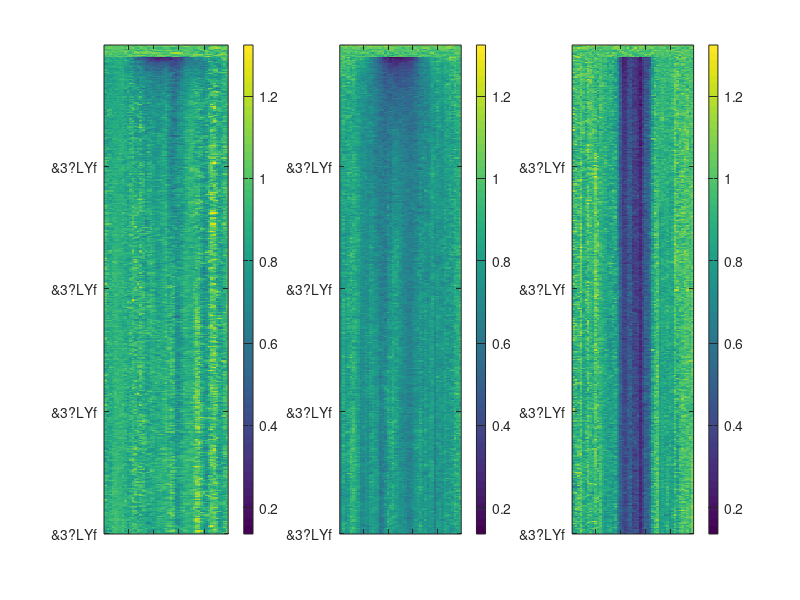

MATLAB code for this plot:
%%%%%%%%%%%%%%%%%%%%%%%%%%%%%%%%%%%%%%%%%%%%%%%%%%%%%%%%%%%%%%%%%%%%%%%%%%%
%Make combined FRAP averaged line image
%Joey Broussard
%Tian Lab, UC Davis
%07/12/2017
%
%This script makes an imagesc of the FRAP data from the G6m, GAP-G6m, and
%syph-G6m experiments
%
%%%%%%%%%%%%%%%%%%%%%%%%%%%%%%%%%%%%%%%%%%%%%%%%%%%%%%%%%%%%%%%%%%%%%%%%%%
clear all
close all

%loading in the data
load G6mcell3_dffImg.mat
G6mDFF_1avg = dff_1avg;
load GAPcell3_dffImg.mat
GapDFF_1avg = dff_1avg;
load syph-G6cell3_dffImg.mat
syphDFF_1avg = dff_1avg;

%Making the colormap limits for the images
allImg = cat(3,G6mDFF_1avg,GapDFF_1avg,syphDFF_1avg)+1;
cmap = [min(allImg(:)),max(allImg(:))];

%reading in the pixel size and time bin length
load scale.mat

figure;
%G6m
subplot(1,3,1)
imagesc(G6mDFF_1avg+1,cmap);
%set axes
set(gca,'Yticklabel',{[50:50:400]*tScale})
set(gca,'Xticklabel',{[5:5:45]*xScale})
colorbar
%Gap-G6m
subplot(1,3,2)
imagesc(GapDFF_1avg+1,cmap);
%set axes
set(gca,'Yticklabel',{[50:50:400]*tScale})
set(gca,'Xticklabel',{[5:5:45]*xScale})
colorbar
%Gap-G6m
subplot(1,3,3)
imagesc(syphDFF_1avg+1,cmap);
%set axes
set(gca,'Yticklabel',{[50:50:400]*tScale})
set(gca,'Xticklabel',{[5:5:45]*xScale})
colorbar